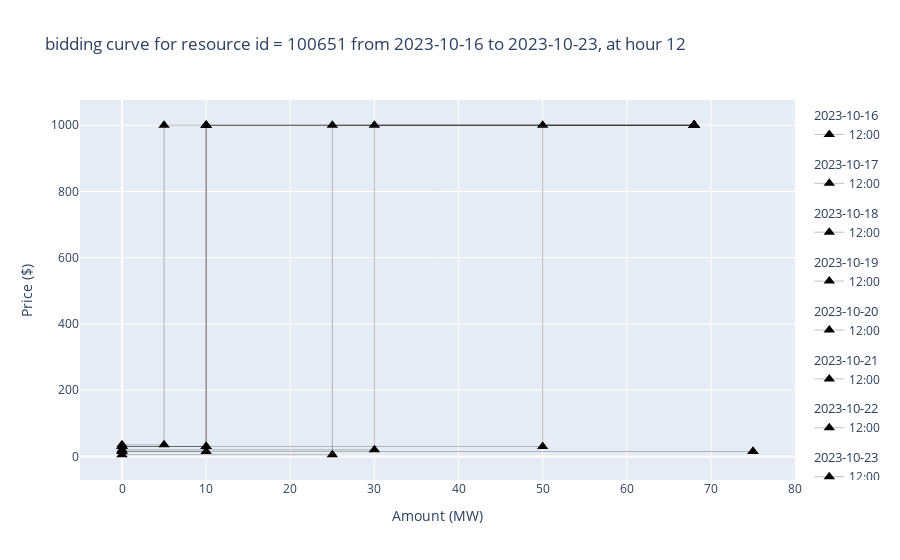

Notebook code for this chart:
### Code cell
print(f"For resource_id {RESOURCEBID_SEQ} at hour {HOUR}:")
printStats(df_valid, type=False, topFewRow=False)

from draw_bid_curve import draw_bid_curves_for_multiple_days_2d

fig_valid = go.Figure()
fig_valid = draw_bid_curves_for_multiple_days_2d(fig=fig_valid, df_data=df_valid, hr_specified=HOUR, marker_symbol='triangle-up')

### Figure 1 — Plotly figure (JSON) as saved in the notebook; plotly's stock layout.template omitted (floating-point values rounded to 4 significant figures)
{"data": [{"legendgroup": "2023-10-16", "legendgrouptitle": {"text": "2023-10-16"}, "line": {"color": "black", "width": 0.25}, "marker": {"size": 10, "symbol": "triangle-up"}, "mode": "markers+lines", "name": "12:00", "opacity": 1, "type": "scatter", "x": [0, 50, 50, 68, 68], "y": [30, 30, 1000, 1000, 1000]}, {"legendgroup": "2023-10-17", "legendgrouptitle": {"text": "2023-10-17"}, "line": {"color": "black", "width": 0.25}, "marker": {"size": 10, "symbol": "triangle-up"}, "mode": "markers+lines", "name": "12:00", "opacity": 1, "type": "scatter", "x": [0, 10, 10, 68, 68], "y": [15, 15, 1000, 1000, 1000]}, {"legendgroup": "2023-10-18", "legendgrouptitle": {"text": "2023-10-18"}, "line": {"color": "black", "width": 0.25}, "marker": {"size": 10, "symbol": "triangle-up"}, "mode": "markers+lines", "name": "12:00", "opacity": 1, "type": "scatter", "x": [0, 10, 10, 68, 68], "y": [30, 30, 1000, 1000, 1000]}, {"legendgroup": "2023-10-19", "legendgrouptitle": {"text": "2023-10-19"}, "line": {"color": "black", "width": 0.25}, "marker": {"size": 10, "symbol": "triangle-up"}, "mode": "markers+lines", "name": "12:00", "opacity": 1, "type": "scatter", "x": [0, 10, 10, 68, 68], "y": [30, 30, 1000, 1000, 1000]}, {"legendgroup": "2023-10-20", "legendgrouptitle": {"text": "2023-10-20"}, "line": {"color": "black", "width": 0.25}, "marker": {"size": 10, "symbol": "triangle-up"}, "mode": "markers+lines", "name": "12:00", "opacity": 1, "type": "scatter", "x": [0, 5, 5, 68, 68], "y": [35, 35, 1000, 1000, 1000]}, {"legendgroup": "2023-10-21", "legendgrouptitle": {"text": "2023-10-21"}, "line": {"color": "black", "width": 0.25}, "marker": {"size": 10, "symbol": "triangle-up"}, "mode": "markers+lines", "name": "12:00", "opacity": 1, "type": "scatter", "x": [0, 30, 30, 68, 68], "y": [20, 20, 1000, 1000, 1000]}, {"legendgroup": "2023-10-22", "legendgrouptitle": {"text": "2023-10-22"}, "line": {"color": "black", "width": 0.25}, "marker": {"size": 10, "symbol": "triangle-up"}, "mode": "markers+lines", "name": "12:00", "opacity": 1, "type": "scatter", "x": [0, 25, 25, 68, 68], "y": [5, 5, 1000, 1000, 1000]}, {"legendgroup": "2023-10-23", "legendgrouptitle": {"text": "2023-10-23"}, "line": {"color": "black", "width": 0.25}, "marker": {"size": 10, "symbol": "triangle-up"}, "mode": "markers+lines", "name": "12:00", "opacity": 1, "type": "scatter", "x": [0, 75, 75], "y": [15, 15, 15]}], "layout": {"title": {"text": "bidding curve for resource id = 100651 from 2023-10-16 to 2023-10-23, at hour 12"}, "xaxis": {"title": {"text": "Amount (MW)"}}, "yaxis": {"title": {"text": "Price ($)"}}}}
